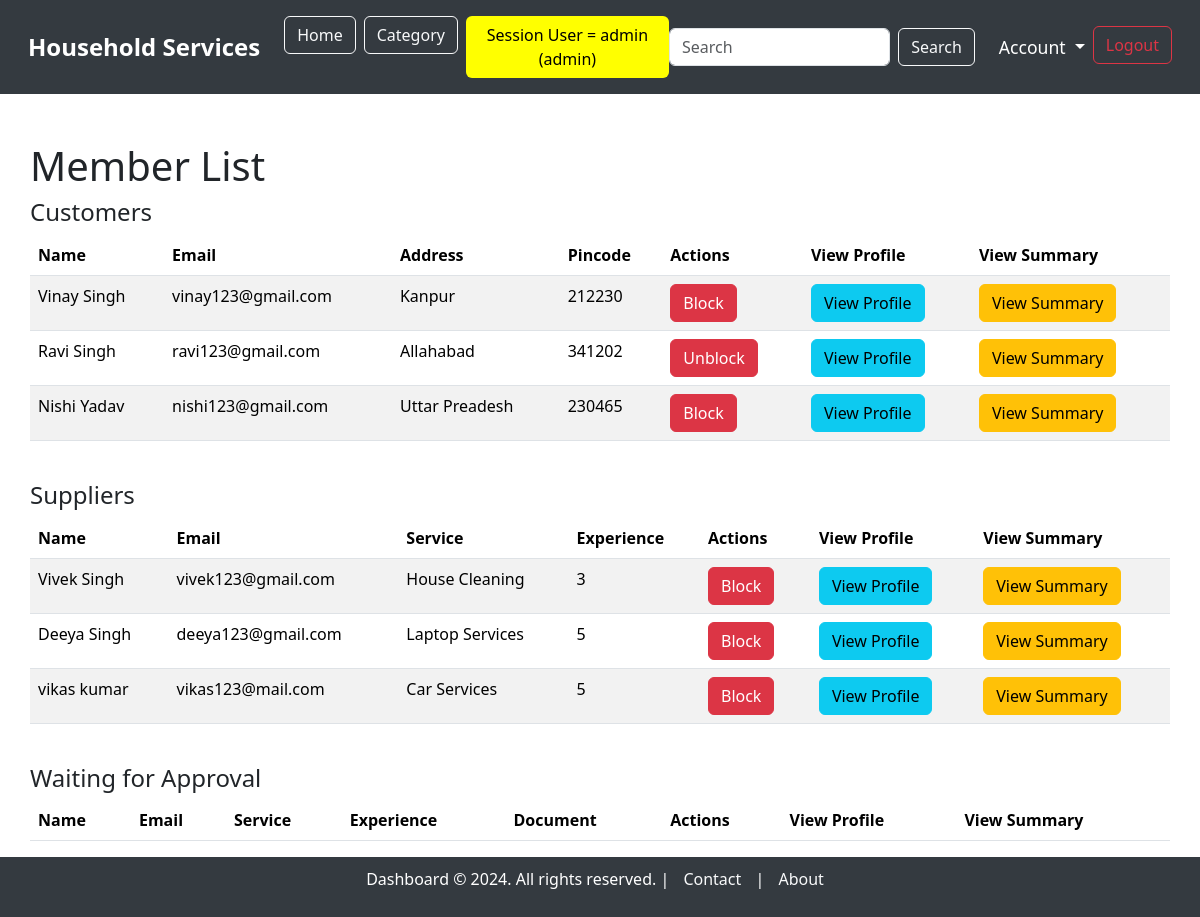
The app's page /admin/members (signed in), older data.
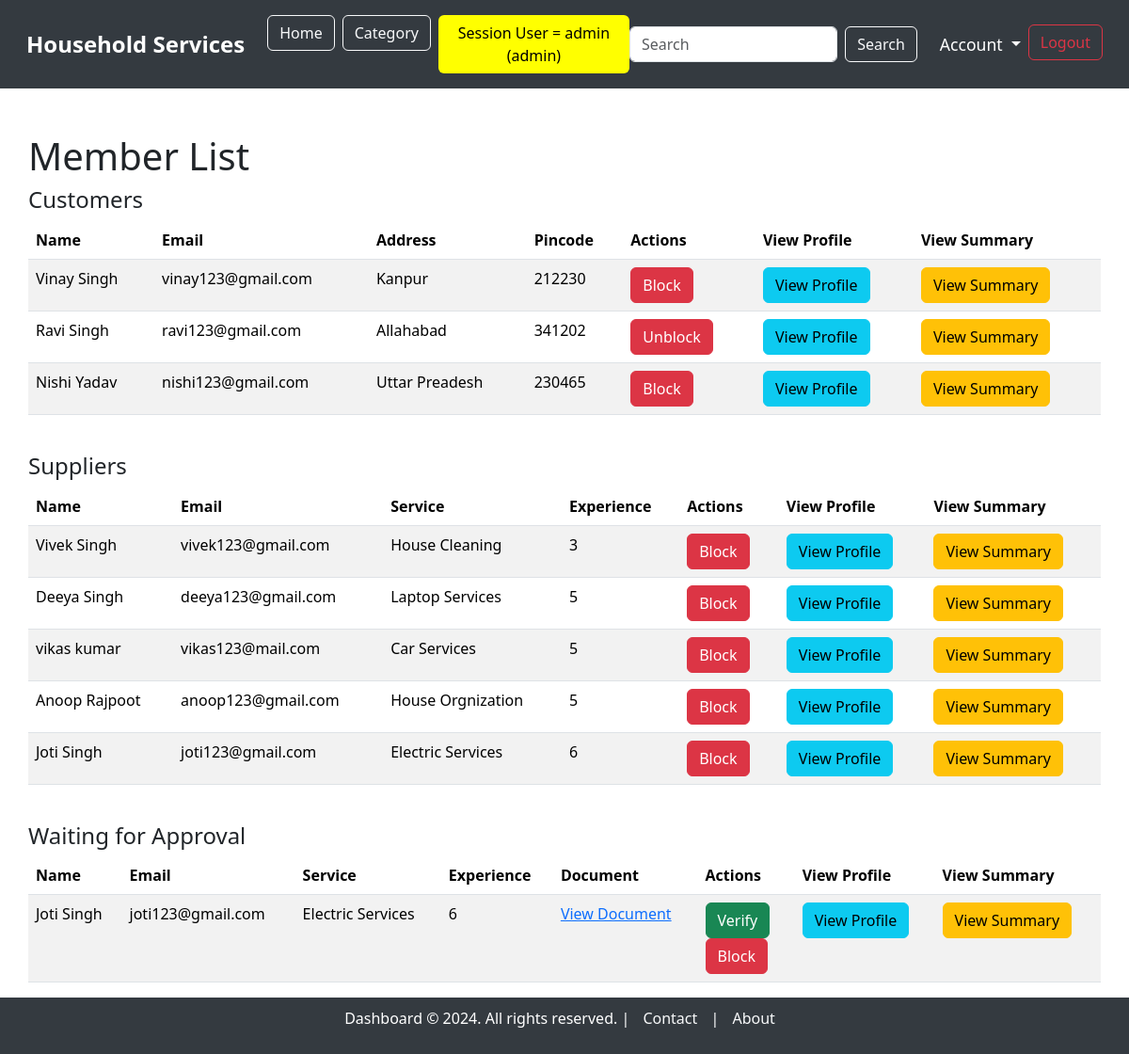
The same page, newer data.
### model.py (models this page shows, shortened)
class User(db.Model):
    __tablename__ = "users"
    user_id = db.Column(db.Integer, autoincrement=True, primary_key=True)
    full_name = db.Column(db.String, nullable=False)
    username = db.Column(db.String, unique=True, nullable=False)
    email = db.Column(db.String, unique=True, nullable=False)
    password = db.Column(db.String, nullable=False)
    address = db.Column(db.String, nullable=False)
    pincode = db.Column(db.String, nullable=False)
    role = db.Column(db.String, nullable=False)  # 'customer' or 'supplier'
    service_name = db.Column(db.String, nullable=False)  # Only applicable if the user is a supplier
    experience_years = db.Column(db.Integer)  # Only applicable if the user is a supplier
    document = db.Column(db.String)  # Path or name of the uploaded document, only for suppliers
    is_verified = db.Column(db.Boolean, default=False)  # For supplier verification
    is_blocked = db.Column(db.Boolean, default=False)  # For blocking/unblocking users

### main.py (the view)
@app.route('/admin/members')
@login_required("admin")
def member_list():
    customers = User.query.filter_by(role='customer').all()
    suppliers = User.query.filter_by(role='supplier').all()
    waiting_approval = User.query.filter_by(role='supplier', is_verified=False).all()
    return render_template('admin/member_list.html', customers=customers, suppliers=suppliers, waiting_approval=waiting_approval)

### main.py (called while the page is built)
def login_required(roles):
    def wrapper(original):
        @wraps(original)
        def inner(*args, **kwargs):
            role_list = roles.split(', ')
            if session.get("username") and session.get("role") in role_list:
                return original(*args, **kwargs)
            else:
                flash(f"You need to login as one of the following roles: {', '.join(role_list)}", "warning")
                return redirect(url_for("login"))
        return inner
    return wrapper

### templates/admin/member_list.html (shortened to what the changed rows need)
{% extends 'base_dashboard.html' %}
{% block content %}
<div class="container mt-5">
    <h1>Member List</h1>
    <table class="table table-striped">
        <thead>
            <tr>
                <th>Name</th>
                <th>Email</th>
                <th>Address</th>
                <th>Pincode</th>
                <th>Actions</th>
                <th>View Profile</th>
                <th>View Summary</th>
            </tr>
        </thead>
        <tbody>
            {% for customer in customers %}
            <tr>
                <td>{{ customer.full_name }}</td>
                <td>{{ customer.email }}</td>
                <td>{{ customer.address }}</td>
                <td>{{ customer.pincode }}</td>
                <td>
                    <form action="{{ url_for('block_user', user_id=customer.user_id) }}" method="POST" style="margin-right: 5px;">
                        <button type="submit" class="btn btn-danger">{{ 'Unblock' if customer.is_blocked else 'Block' }}</button>
                    </form>
                </td>
                <td>
                    <a href="{{ url_for('profile', user_id=customer.user_id) }}" class="btn btn-info">View Profile</a>
                </td>
                <td>
                    <a href="{{ url_for('customer_summary', user_id=customer.user_id) }}" class="btn btn-warning">View Summary</a>
                </td>
            </tr>
            {% endfor %}
        </tbody>
    </table>
    <br>
    <table class="table table-striped">
        <thead>
            <tr>
                <th>Name</th>
                <th>Email</th>
                <th>Service</th>
                <th>Experience</th>
                <th>Actions</th>
                <th>View Profile</th>
                <th>View Summary</th>
            </tr>
        </thead>
        <tbody>
            {% for supplier in suppliers %}
            <tr>
                <td>{{ supplier.full_name }}</td>
                <td>{{ supplier.email }}</td>
                <td>{{ supplier.service_name }}</td>
                <td>{{ supplier.experience_years }}</td>
                <td>
                    <form action="{{ url_for('block_user', user_id=supplier.user_id) }}" method="POST" style="margin-right: 5px;">
                        <button type="submit" class="btn btn-danger">{{ 'Unblock' if supplier.is_blocked else 'Block' }}</button>
                    </form>
                </td>
                <td>
                    <a href="{{ url_for('profile', user_id=supplier.user_id) }}" class="btn btn-info">View Profile</a>
                </td>
                <td>
                    <a href="{{ url_for('supplier_summary', user_id=supplier.user_id) }}" class="btn btn-warning">View Summary</a>
                </td>
            </tr>
            {% endfor %}
        </tbody>
    </table>
    <br>
    <table class="table table-striped">
        <thead>
            <tr>
                <th>Name</th>
                <th>Email</th>
                <th>Service</th>
                <th>Experience</th>
                <th>Document</th>
                <th>Actions</th>
                <th>View Profile</th>
                <th>View Summary</th>
            </tr>
        </thead>
        <tbody>
            {% for supplier in waiting_approval %}
            <tr>
                <td>{{ supplier.full_name }}</td>
                <td>{{ supplier.email }}</td>
                <td>{{ supplier.service_name }}</td>
                <td>{{ supplier.experience_years }}</td>
                <td><a href="{{ url_for('static', filename='uploads/' + supplier.document) }}" target="_blank">View Document</a></td>
                <td>
                    <form action="{{ url_for('verify_supplier', user_id=supplier.user_id) }}" method="POST" style="margin-right: 5px;">
                        <button type="submit" class="btn btn-success">Verify</button>
                    </form>
                    <form action="{{ url_for('block_user', user_id=supplier.user_id) }}" method="POST" style="margin-right: 5px;">
                        <button type="submit" class="btn btn-danger">{{ 'Unblock' if supplier.is_blocked else 'Block' }}</button>
                    </form>
                </td>
                <td>
                    <a href="{{ url_for('profile', user_id=supplier.user_id) }}" class="btn btn-info">View Profile</a>
                </td>
                <td>
                    <a href="{{ url_for('supplier_summary', user_id=supplier.user_id) }}" class="btn btn-warning">View Summary</a>
                </td>
            </tr>
            {% endfor %}
        </tbody>
    </table>
</div>
{% endblock %}

Row changes from the older to the newer data that the page shows:
added User: full_name "Anoop Rajpoot", email "anoop123@gmail.com", service_name "House Orgnization", experience_years "5", is_blocked "Block", shown under "Suppliers"
added User: full_name "Joti Singh", email "joti123@gmail.com", service_name "Electric Services", experience_years "6", is_blocked "Block"
